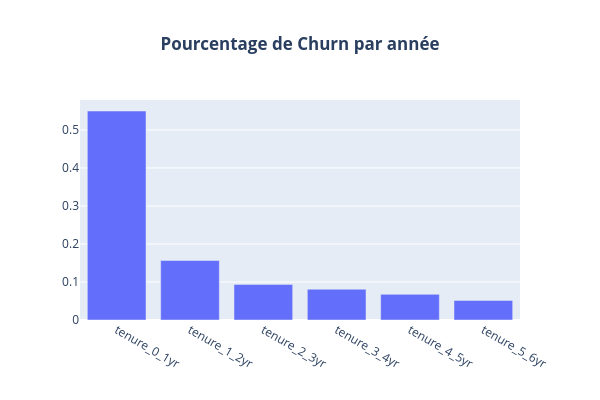

Here is the notebook cell this chart was saved with:
### Markdown cell above
## 4.1 Etude de la variables d'ancienneté (Tenue)
La matrice de corrélation a montré une forte corrélation entre les variables TotalCharges et Tenure.
Ces dernières sont d'une très grande importante pour la suite de notre étude. Elles ont un lien très étroit avec le Churn.
Nous allons découper la variable "tenure" par tranches d'une année pour une étude plus fine de cette variable.

### Code cell
# Création de tranches d'années (ex: 0-12 mois = 'tenure_0_1yr')
bins = [0, 12, 24, 36, 48, 60, X_train['tenure'].max()]
labels = ['tenure_0_1yr', 'tenure_1_2yr', 'tenure_2_3yr', 'tenure_3_4yr', "tenure_4_5yr", "tenure_5_6yr"]

# Nouvelle variable catégorielle 'tenure_tranches'
X_train['tenure_tranches'] = pd.cut(X_train['tenure'], bins=bins, labels=labels, include_lowest=True)
X_train['Churn']=y_train

#Recupérer les lignes avec Churn = 'Yes'
X_train_churn = X_train[X_train['Churn']=='Yes']

#Extraire les colonnes 'tenure_tranches' et 'Churn' dans un nouveau DataFrame
df_temp = X_train_churn[['tenure_tranches', 'Churn']]

#Représentation graphique
index=labels
y=df_temp['tenure_tranches'].value_counts()

fig = go.Figure()
fig.add_trace(
   go.Bar(name='tenure_tranches', x=index, y=df_temp['tenure_tranches'].value_counts(normalize=True))
)
fig.update_layout(
    width=600, height=400,
    title_text="<b>Pourcentage de Churn par année</b>",
    title_x=0.5
)
fig.show()

### Figure 1 — Plotly figure (JSON) as saved in the notebook; plotly's stock layout.template omitted (floating-point values rounded to 4 significant figures)
{"data": [{"name": "tenure_tranches", "type": "bar", "x": ["tenure_0_1yr", "tenure_1_2yr", "tenure_2_3yr", "tenure_3_4yr", "tenure_4_5yr", "tenure_5_6yr"], "y": [0.5498, 0.1565, 0.09365, 0.08094, 0.06756, 0.05151]}], "layout": {"height": 400, "title": {"text": "<b>Pourcentage de Churn par année</b>", "x": 0.5}, "width": 600}}
